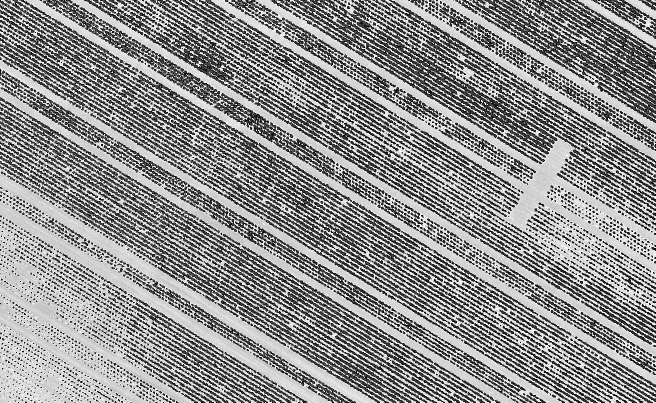
#> input picture sample_region1.png, 1311 x 805 px (shown at 1/2 size)
$ python -i image_utils.py   (imports and definitions only)
#> lines starting #> are read from the running program, lines starting #| are printed output that depends on the picture
import math
import cv2
import numpy as np
import utilities.math_utils as math_utils


# get the major OpenCV version installed
def get_opencv_major_version():
    return int(cv2.__version__[0])


# rotate image without resizing
# appears to fail on large images when using python2/openCV2. Use python3/openCV3
# @param img: the image to rotate (OpenCV, numpy)
# @param degrees: the degrees to rotate the image by
# @param bg_colour: the colour to set the background (single value [0, 255])
# [281 lines left out: functions im_rotate, im_rotate_resize, get_dim_if_rotated, crop_to_size_from_centre, get_random_colour, gen_distinct_colours and 8 more, not called in this run]


# return a mask of all non-black pixels
# @param img: the image to mask (RGB)
def create_mask_of_non_black_pixels(img):
    # threshold each colour channel of the image
    _, r_mask = cv2.threshold(img[:,:,0], 0, 255, cv2.THRESH_BINARY)
    _, g_mask = cv2.threshold(img[:,:,1], 0, 255, cv2.THRESH_BINARY)
    _, b_mask = cv2.threshold(img[:,:,2], 0, 255, cv2.THRESH_BINARY)
    # if any of these masks contains a non-zero value then the pixel is not black, so make this white in mask and return
    return cv2.bitwise_or(r_mask, cv2.bitwise_or(g_mask, b_mask))

# return a mask of all black pixels
# @param img: the image to mask (RGB)
def create_mask_of_black_pixels(img):
    # create mask of non-black pixels
    mask = create_mask_of_non_black_pixels(img)
    # invert the mask and return
    return cv2.bitwise_not(mask)

# stack the images in the list on top of each other to create 1 stacked image
# @param imgs: list of RGB images to stack
# [37 lines left out: functions stack_images_vertically, get_max_width_in_images, not called in this run]


# return the number of zero pixels in 1D image
# @param img: 1D image
def count_zero_pixels_1d(img):
    # zero pixels in number of pixels minus number of non-zero pixels
    return len(img) - np.count_nonzero(img)


# return vegetative image representation of provided image
# @param img: RGB image to convert (np.uint8)
# [39 lines left out: functions compute_vegetative_img, draw_lines, not called in this run]

>>> import cv2
>>> picture = cv2.imread('../sample_region1.png')
#> picture is the input picture: shape (805, 1311, 3); min 0, max 255, mean 142.7
>>> result = create_mask_of_black_pixels(picture)
#> in create_mask_of_non_black_pixels, `_, r_mask = cv2.threshold(img[:,:,0], 0, 255, cv2.THRESH_BINARY)`:
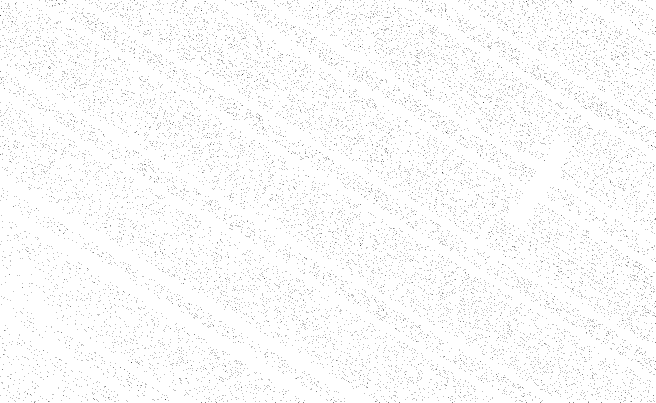
#> r_mask: shape (805, 1311) (shown at 1/2 size); 98.2% white; black in thin lines or dots
#> in create_mask_of_black_pixels, `return cv2.bitwise_not(mask)`:
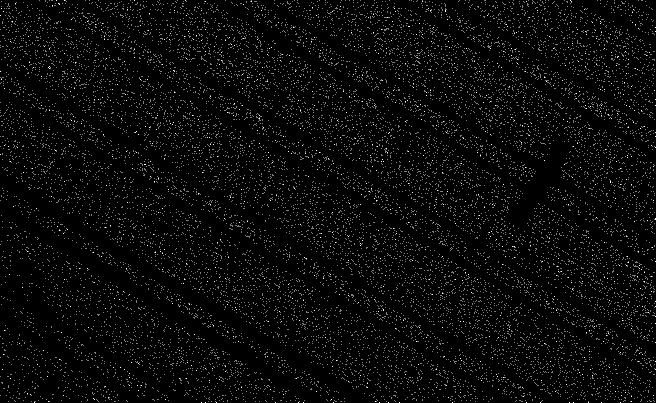
#> returned value: shape (805, 1311) (shown at 1/2 size); 1.8% white in thin lines or dots

$ run again, on sample_region2.png
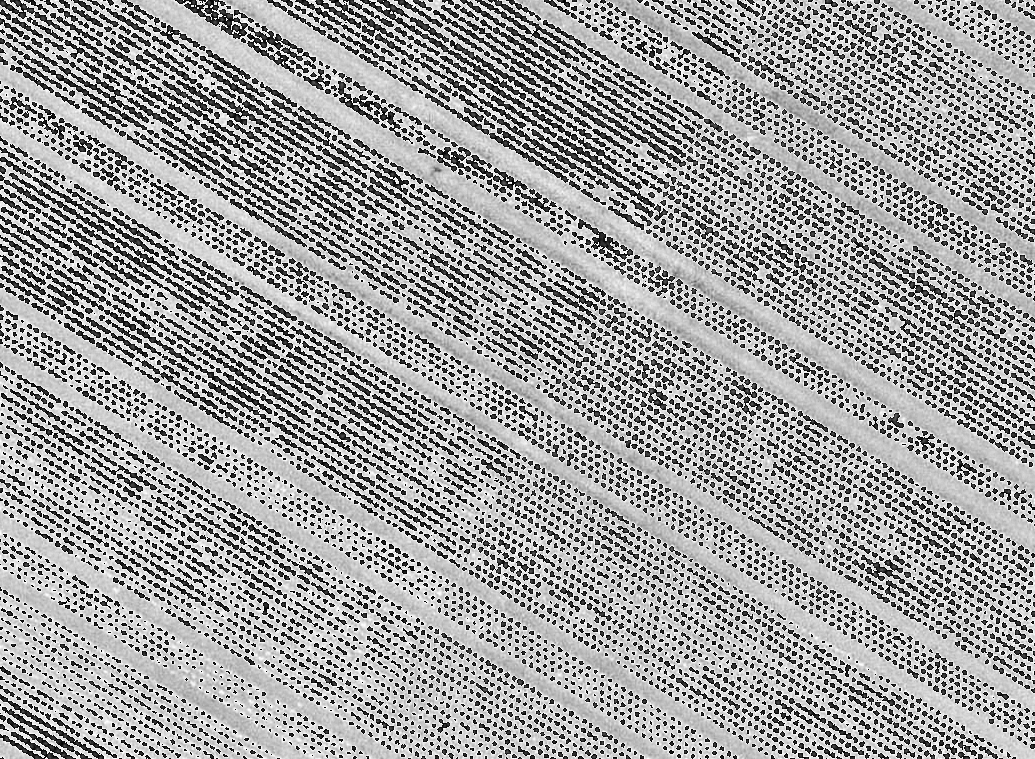
#> input picture sample_region2.png, 1035 x 759 px
#> picture is the input picture: shape (759, 1035, 3); min 0, max 255, mean 160.1
#> in create_mask_of_non_black_pixels, `_, r_mask = cv2.threshold(img[:,:,0], 0, 255, cv2.THRESH_BINARY)`:
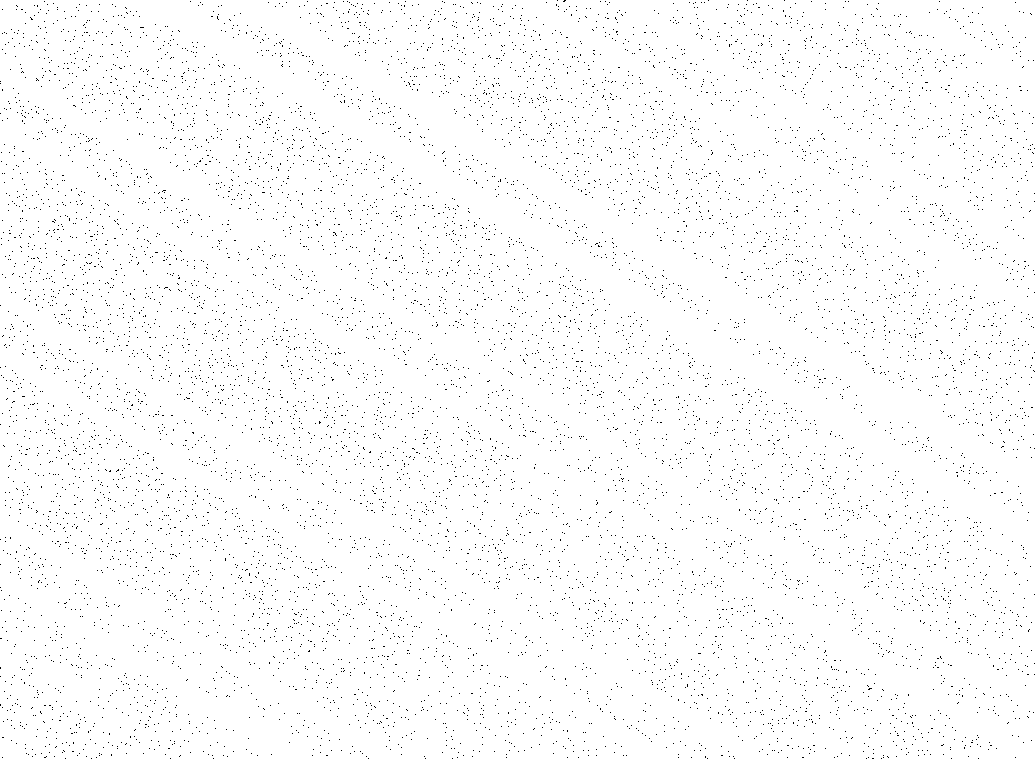
#> r_mask: shape (759, 1035); 98.6% white; black in thin lines or dots

$ run again, on sample_region3.png
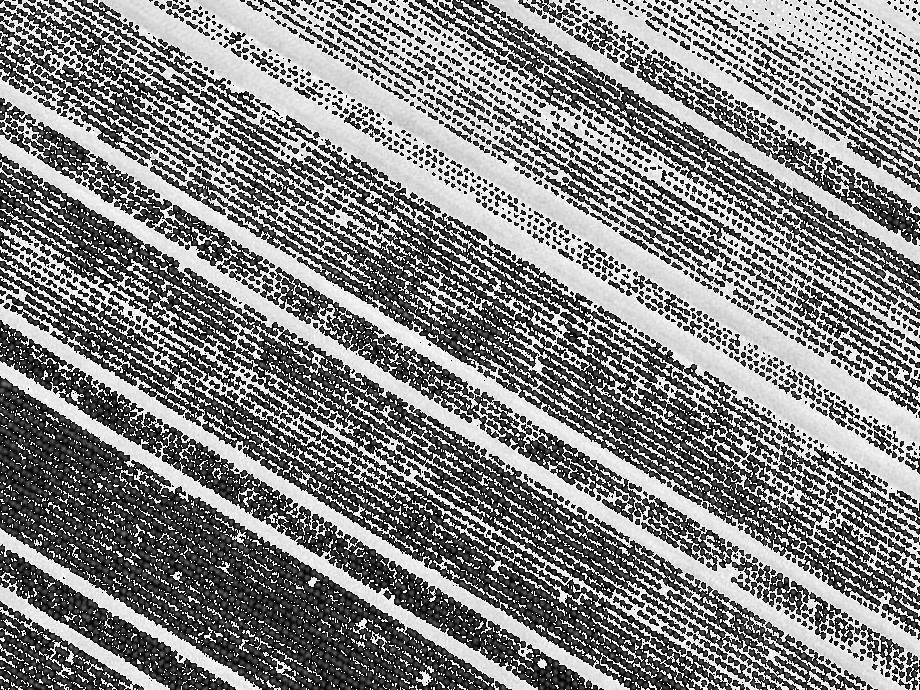
#> input picture sample_region3.png, 920 x 690 px
#> picture is the input picture: shape (690, 920, 3); min 0, max 255, mean 128.7
#> in create_mask_of_non_black_pixels, `_, r_mask = cv2.threshold(img[:,:,0], 0, 255, cv2.THRESH_BINARY)`:
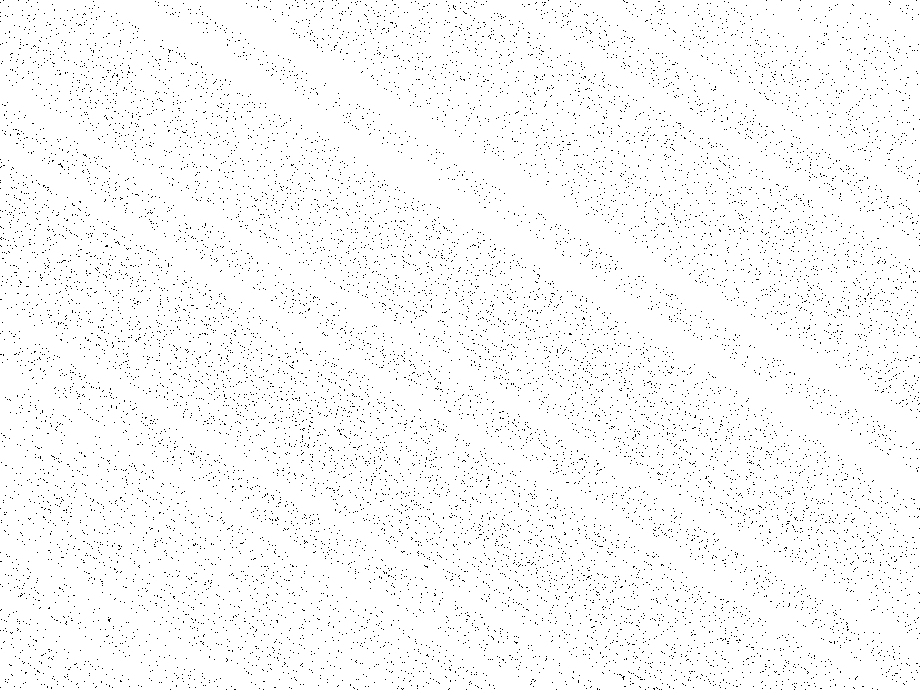
#> r_mask: shape (690, 920); 97.6% white; black in thin lines or dots
